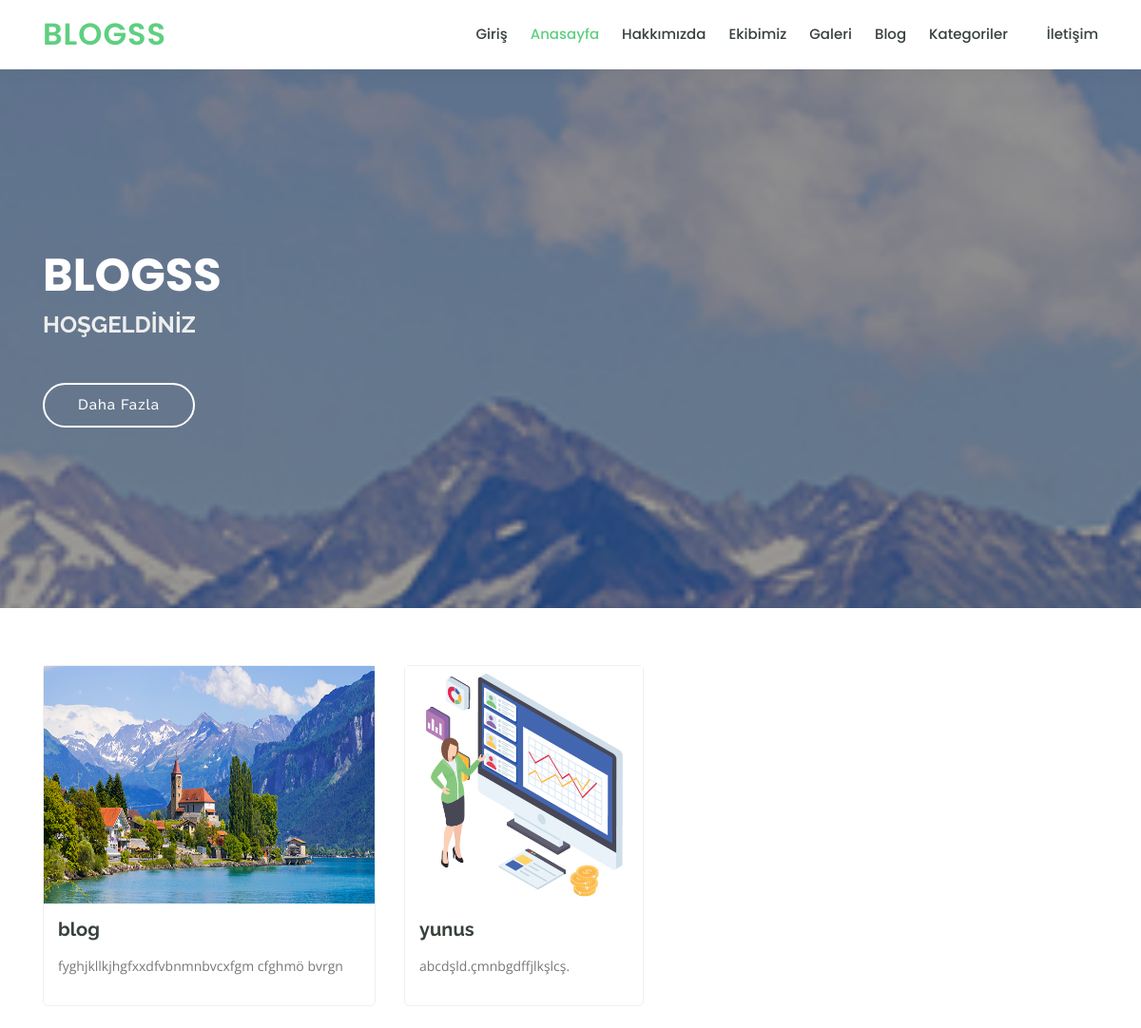
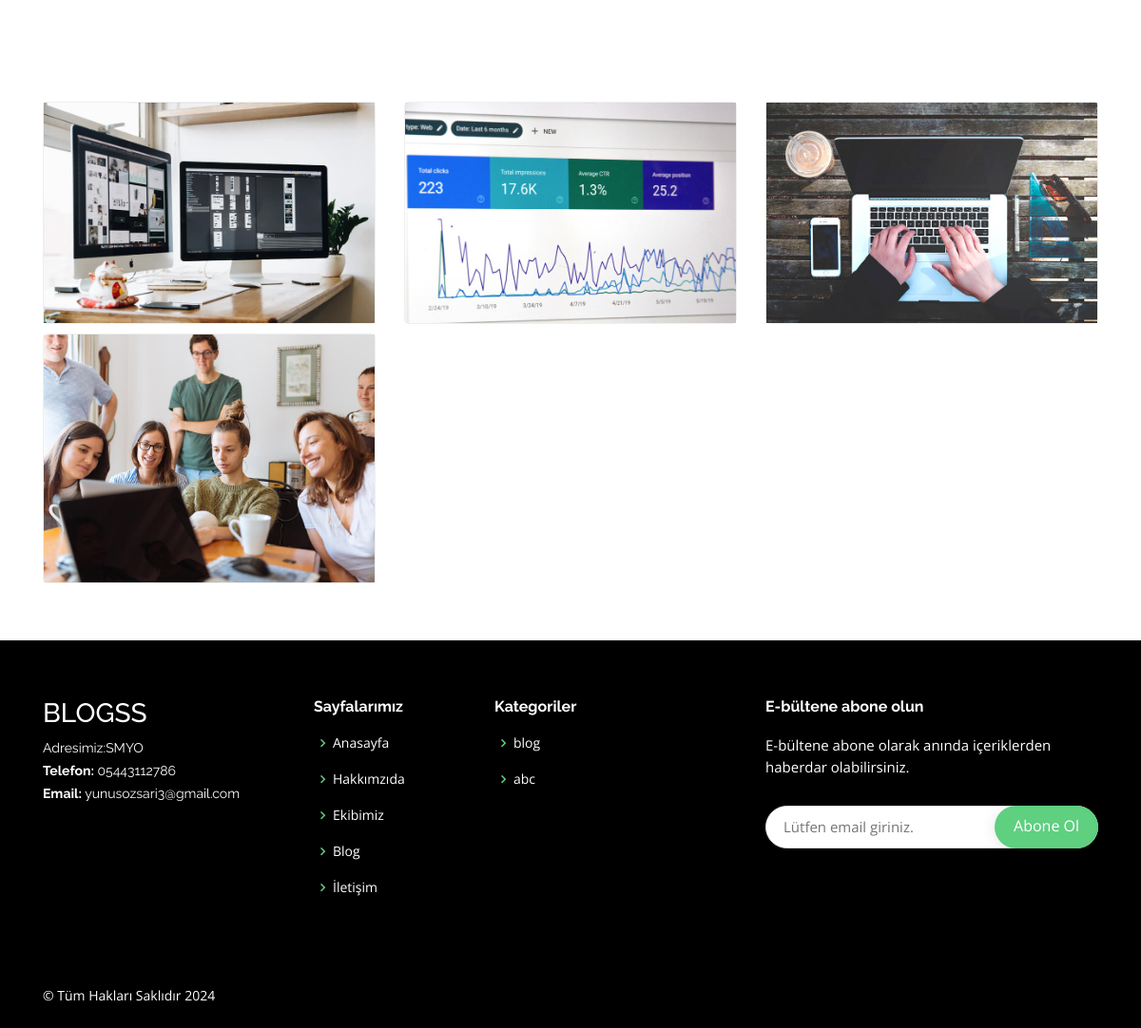
The page / on the database its author committed (2 pictures, top to bottom).
### tables this page shows
CREATE TABLE `slider` (
  `slider_id` int(11) NOT NULL,
  `slider_baslik` varchar(240) NOT NULL,
  `slider_aciklama` text NOT NULL,
  `slider_buton` varchar(50) NOT NULL,
  `slider_link` varchar(200) NOT NULL,
  `slider_resim` varchar(200) NOT NULL
);

CREATE TABLE `blog` (
  `blog_id` int(11) NOT NULL,
  `blog_baslik` varchar(240) NOT NULL,
  `blog_aciklama` text NOT NULL,
  `blog_resim` varchar(280) NOT NULL,
  `blog_sira` int(11) NOT NULL,
  `kullanici_id` int(11) NOT NULL,
  `blog_zaman` timestamp NOT NULL DEFAULT current_timestamp(),
  `blog_anahtarkelime` varchar(200) NOT NULL
);

CREATE TABLE `galeri` (
  `galeri_id` int(11) NOT NULL,
  `galeri_resim` varchar(240) NOT NULL,
  `galeri_sira` int(11) NOT NULL
);

CREATE TABLE `ayarlar` (
  `ayar_id` int(1) NOT NULL,
  `ayar_baslik` varchar(250) NOT NULL,
  `ayar_aciklama` text NOT NULL,
  `ayar_anahtar` varchar(400) NOT NULL,
  `ayar_logo` varchar(120) NOT NULL,
  `ayar_adres` varchar(160) NOT NULL,
  `ayar_telefon` varchar(25) NOT NULL,
  `ayar_email` varchar(80) NOT NULL,
  `ayar_facebook` varchar(120) NOT NULL,
  `ayar_instagram` varchar(50) NOT NULL,
  `ayar_youtube` varchar(200) NOT NULL,
  `ayar_twitter` varchar(150) NOT NULL
);

CREATE TABLE `kategori` (
  `kategori_id` int(11) NOT NULL,
  `kategori_baslik` varchar(240) NOT NULL,
  `kategori_sira` int(11) NOT NULL,
  `kategori_durum` int(11) NOT NULL
);

### function.php (called while the page is built)
<?php
function seo($s) {
	$tr = array('ş','Ş','ı','I','İ','ğ','Ğ','ü','Ü','ö','Ö','Ç','ç','(',')','/',' ',',','?');
	$eng = array('s','s','i','i','i','g','g','u','u','o','o','c','c','','','-','-','','');
	$s = str_replace($tr,$eng,$s);
	$s = strtolower($s);
	$s = preg_replace('/&amp;amp;amp;amp;amp;amp;amp;amp;amp;.+?;/', '', $s);
	$s = preg_replace('/\s+/', '-', $s);
	$s = preg_replace('|-+|', '-', $s);
	$s = preg_replace('/#/', '', $s);
	$s = str_replace('.', '', $s);
	$s = trim($s, '-');
	return $s;
}
 ?>

### index.php (the view)
<?php require_once 'header.php'; ?>
  <section style="background-image:url(admin/resimler/slider/<?php echo $slidercek['slider_resim'] ?>)" id="hero" class="d-flex justify-content-center align-items-center">
    <div class="container position-relative" data-aos="zoom-in" data-aos-delay="100">
      <h1><?php echo $slidercek['slider_baslik'] ?></h1>
      <h2><?php echo $slidercek['slider_aciklama'] ?></h2>
      <a target="_blank" href="<?php echo $slidercek['slider_link'] ?>" class="btn-get-started"><?php echo $slidercek['slider_buton'] ?></a>
    </div>
  </section>
  <main id="main">
    <section id="courses" class="courses">
      <div class="container" data-aos="fade-up">
        <div class="row" data-aos="zoom-in" data-aos-delay="100">
<?php
      $blogsor=$baglanti->prepare("SELECT * FROM blog order by blog_sira ASC limit 12 ");
$blogsor->execute(array());
while ($blogcek=$blogsor->fetch(PDO::FETCH_ASSOC)) {  ?>
          <div class="col-lg-4 col-md-6 d-flex align-items-stretch">
            <div class="course-item">
              <img style="height:250px" src="Admin/resimler/blog/<?php echo $blogcek['blog_resim'] ?>" class="img-fluid" alt="...">
              <div class="course-content">
                <h3><a href="blog-detay-<?=seo($blogcek['blog_baslik']).'-'.$blogcek['blog_id'] ?>"><?php echo $blogcek['blog_baslik'] ?></a></h3>
                <p><?php
                     $aciklama=$blogcek['blog_aciklama'];
                     $bolaciklama=substr($aciklama, 0,50);
                       echo $bolaciklama;
                 ?></p>
              </div>
            </div>
          </div>
<?php } ?>
        </div>
      </div>
    </section>
  <section id="courses" class="courses">
      <div class="container" data-aos="fade-up">
        <div class="row" data-aos="zoom-in" data-aos-delay="100">
<?php
$galerisor=$baglanti->prepare("SELECT * FROM galeri order by galeri_sira ASC limit 12 ");
$galerisor->execute(array());
while ($galericek=$galerisor->fetch(PDO::FETCH_ASSOC)) {
 ?>
          <div style="margin-top:10px" class="col-lg-4 col-md-4 d-flex align-items-stretch">
            <div class="course-item">
              <img src="admin/resimler/galeri/<?php echo $galericek['galeri_resim'] ?>" class="img-fluid" alt="...">
            </div>
          </div>
<?php } ?>
        </div>
      </div>
    </section>
  </main>
<?php require_once 'footer.php'; ?>

### header.php (shortened to what this page needs)
<?php
require_once 'Admin/baglanti.php';
require_once 'function.php';
$ayarsor=$baglanti->prepare("SELECT * FROM ayarlar where ayar_id=?");
$ayarsor->execute(array(1));
$ayarcek=$ayarsor->fetch(PDO::FETCH_ASSOC);
$slidersor=$baglanti->prepare("SELECT * FROM slider where slider_id=?");
$slidersor->execute(array(1));
$slidercek=$slidersor->fetch(PDO::FETCH_ASSOC);
 ?>
<!DOCTYPE html>
<html lang="en">
<head>
  <link href="assets/vendor/bootstrap/css/bootstrap.min.css" rel="stylesheet">
  <link href="assets/vendor/icofont/icofont.min.css" rel="stylesheet">
  <link href="assets/vendor/boxicons/css/boxicons.min.css" rel="stylesheet">
  <link href="assets/vendor/remixicon/remixicon.css" rel="stylesheet">
  <link href="assets/vendor/owl.carousel/assets/owl.carousel.min.css" rel="stylesheet">
  <link href="assets/vendor/animate.css/animate.min.css" rel="stylesheet">
  <link href="assets/vendor/aos/aos.css" rel="stylesheet">
  <link href="assets/css/style.css" rel="stylesheet">
</head>
<body>
  <header id="header" class="fixed-top">
    <div class="container d-flex align-items-center">
      <h1 class="logo mr-auto"><a href="index">BLOGSS</a></h1>
      <nav class="nav-menu d-none d-lg-block">
        <ul>
          <li><a href="admin/giris.php">Giriş</a></li>
          <li class="active"><a href="index.php">Anasayfa</a></li>
          <li><a href="hakkimizda.php">Hakkımızda</a></li>
          <li><a href="ekip.php">Ekibimiz</a></li>
          <li><a href="galeri.php">Galeri</a></li>
          <li><a href="blog.php">Blog</a></li>
          <li class="drop-down"><a href="">Kategoriler</a>
          </li>
          <li><a href="iletisim.php">İletişim</a></li>
        </ul>
      </nav>
    </div>
  </header>

### footer.php (shortened to what this page needs)
  <footer style="background-color:black" id="footer">
    <div style="background-color:black" class="footer-top">
      <div class="container">
        <div class="row">
          <div class="col-lg-3 col-md-6 footer-contact">
            <h3 style="color:white">BLOGSS</h3>
            <p style="color:white">
             Adresimiz:<?php echo $ayarcek['ayar_adres'] ?><br>
              <strong>Telefon:</strong> <?php echo $ayarcek['ayar_telefon'] ?><br>
              <strong>Email:</strong> <?php echo $ayarcek['ayar_email'] ?><br>
            </p>
          </div>
          <div class="col-lg-2 col-md-6 footer-links">
            <h4 style="color:white">Sayfalarımız</h4>
            <ul>
              <li><i class="bx bx-chevron-right"></i> <a style="color:white" href="index">Anasayfa</a></li>
              <li><i class="bx bx-chevron-right"></i> <a style="color:white" href="hakkimizda">Hakkımzıda</a></li>
              <li><i class="bx bx-chevron-right"></i> <a style="color:white" href="ekip">Ekibimiz</a></li>
              <li><i class="bx bx-chevron-right"></i> <a style="color:white" href="blog">Blog</a></li>
              <li><i class="bx bx-chevron-right"></i> <a style="color:white" href="iletisim">İletişim</a></li>
            </ul>
          </div>
          <div class="col-lg-3 col-md-6 footer-links">
            <h4 style="color:white">Kategoriler</h4>
            <ul>
              <?php
$kategorisor=$baglanti->prepare("SELECT * FROM kategori   order by kategori_sira ASC");
$kategorisor->execute(array());
while ($kategoricek=$kategorisor->fetch(PDO::FETCH_ASSOC)) {
                 ?>
              <li style="color:white"><i class="bx bx-chevron-right"></i><a style="color:white" href="kategori-detay-<?=seo($kategoricek['kategori_baslik']).'-'.$kategoricek['kategori_id'] ?>"><?php echo $kategoricek['kategori_baslik'] ?></a></li>
           <?php } ?>
            </ul>
          </div>
          <div class="col-lg-4 col-md-6 footer-newsletter">
            <h4 style="color:white">E-bültene abone olun</h4>
            <p style="color:white">E-bültene abone olarak anında içeriklerden haberdar olabilirsiniz.</p>
            <form action="admin/islem.php" method="post">
              <input placeholder="Lütfen email giriniz." type="email" name="email">
              <input name="abone" type="submit" value="Abone Ol">
            </form>
          </div>
        </div>
      </div>
    </div>
    <div class="container d-md-flex py-4">
      <div class="mr-md-auto text-center text-md-left">
        <div style="color: white" class="copyright">
          &copy; Tüm Hakları Saklıdır <strong><span> </span></strong> <?php echo date("Y") ?>
        </div>
      </div>
    </div>
  </footer>
</body>
</html>

### rows shown on the page
slider: slider_resim (picture), slider_baslik "BLOGSS", slider_aciklama "HOŞGELDİNİZ", slider_buton "Daha Fazla"
blog: blog_resim (picture), blog_baslik "blog", blog_aciklama "fyghjkllkjhgfxxdfvbnmnbvcxfgm cfghmö bvrgn"
blog: blog_resim (picture), blog_baslik "yunus", blog_aciklama "abcdşld.çmnbgdffjlkşlcş."
galeri: galeri_resim (picture)
galeri: galeri_resim (picture)
galeri: galeri_resim (picture)
galeri: galeri_resim (picture)
ayarlar: ayar_adres "SMYO", ayar_telefon "05443112786", ayar_email "yunusozsari3@gmail.com"
kategori: kategori_baslik "blog"
kategori: kategori_baslik "abc"
